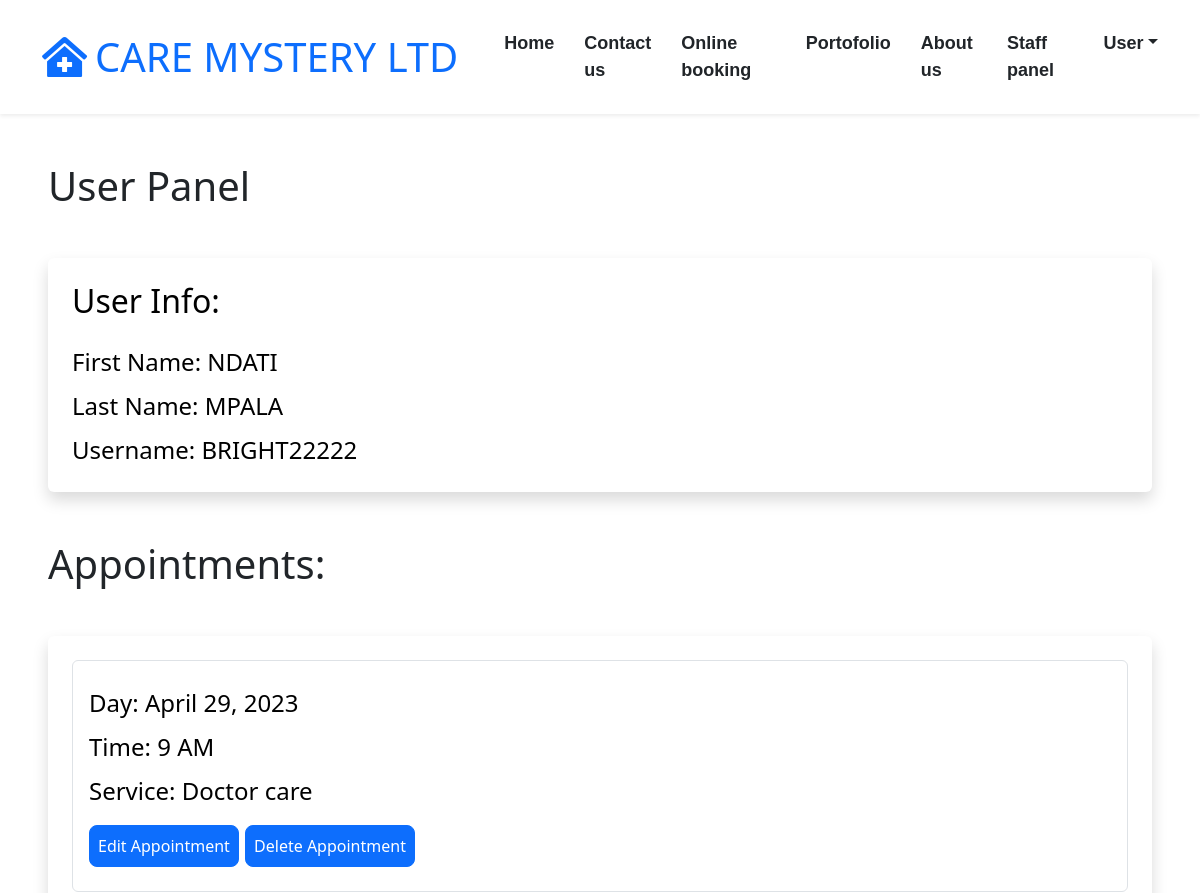
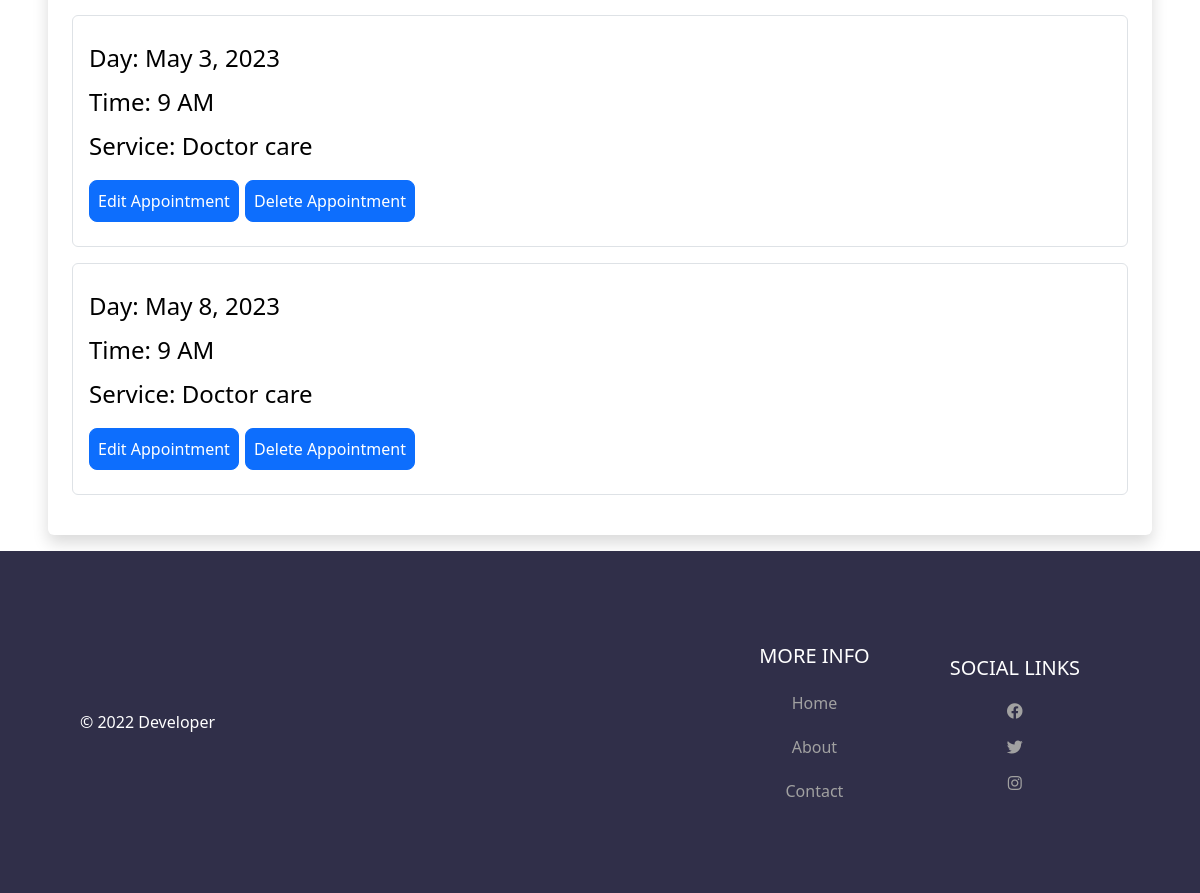
Page /user-panel (signed in) on the committed database (2 pictures, top to bottom).
### booking/models.py (models this page shows, shortened)
class Appointment(models.Model):
    user = models.ForeignKey(User, on_delete=models.CASCADE, null=True, blank=True)
    service = models.CharField(max_length=50, choices=SERVICE_CHOICES, default="Doctor care")
    day = models.DateField(default=datetime.now)
    time = models.CharField(max_length=10, choices=TIME_CHOICES, default="9 AM")
    time_ordered = models.DateTimeField(default=datetime.now, blank=True)

### booking/views.py (the view)
# urls.py: path('user-panel', views.userPanel, name='userPanel'),
def userPanel(request):
    user = request.user
    appointments = Appointment.objects.filter(user=user).order_by('day', 'time')
    return render(request, 'userPanel.html', {
        'user':user,
        'appointments':appointments,
    })

### booking/templates/userPanel.html (shortened to what this page needs)
{% extends 'layout.html' %}
{% load static %}
{% block body %}
{% if user.is_authenticated %}
<h1 class=" ms-5 mt-5 ">User Panel</h1>
<div class="shadow p-4 mb-5 bg-body bg-body rounded text-black  m-5 ">
    <h2 class="">User Info:</h2>
    <ul class="list-group fs-4 mt-3">
            <li class="list-group mt-2">First Name: {{ user.first_name }}</li>
            <li class="list-group mt-2">Last Name: {{ user.last_name }}</li>
            <li class="list-group mt-2">Username: {{ user.username }}</li>
    </ul>
</div>
{% if appointments.count > 0 %}
<div class="mt-5 ">
    <h1 class=" ms-5">Appointments:</h1>
    <div class="shadow p-4 mb-3 bg-body bg-body rounded text-black  m-5">
        {% for appointment in appointments %}
        <div class="list-group fs-4 border p-3 mb-3">
            <p class="list-group mt-2">Day: {{ appointment.day }}</p>
            <p class="list-group mt-2">Time: {{ appointment.time }}</p>
            <p class="list-group mt-2">Service: {{ appointment.service }}</p>
            <div class="mt-3 mb-2">
                <a class="btn btn-primary rounded-3 p-2" href="{% url 'userUpdate' appointment.id %}">Edit Appointment</a>
                <a class="btn btn-primary rounded-3 p-2" href="{% url 'delete-item' appointment.id %}">Delete Appointment</a>
            </div>
        </div>
        {% endfor %}
    </div>
</div>
{% endif %}
{% else %}
<div class="shadow p-4 mb-5 bg-body bg-body rounded text-black  m-5">
    <h1 class="p-2  ms-3">First Sign in!</h1>
    <a href="{% url 'login' %}" class="btn btn-primary text-white">Sign in</a>
</div>
{% endif %}
{% endblock %}

### rows in the picture
Appointment: day "April 29, 2023", time "9 AM", service "Doctor care"
Appointment: day "May 3, 2023", time "9 AM", service "Doctor care"
Appointment: day "May 8, 2023", time "9 AM", service "Doctor care"

### other values in the picture
{{ user.first_name }} "NDATI"
{{ user.last_name }} "MPALA"
{{ user.username }} "BRIGHT22222"
